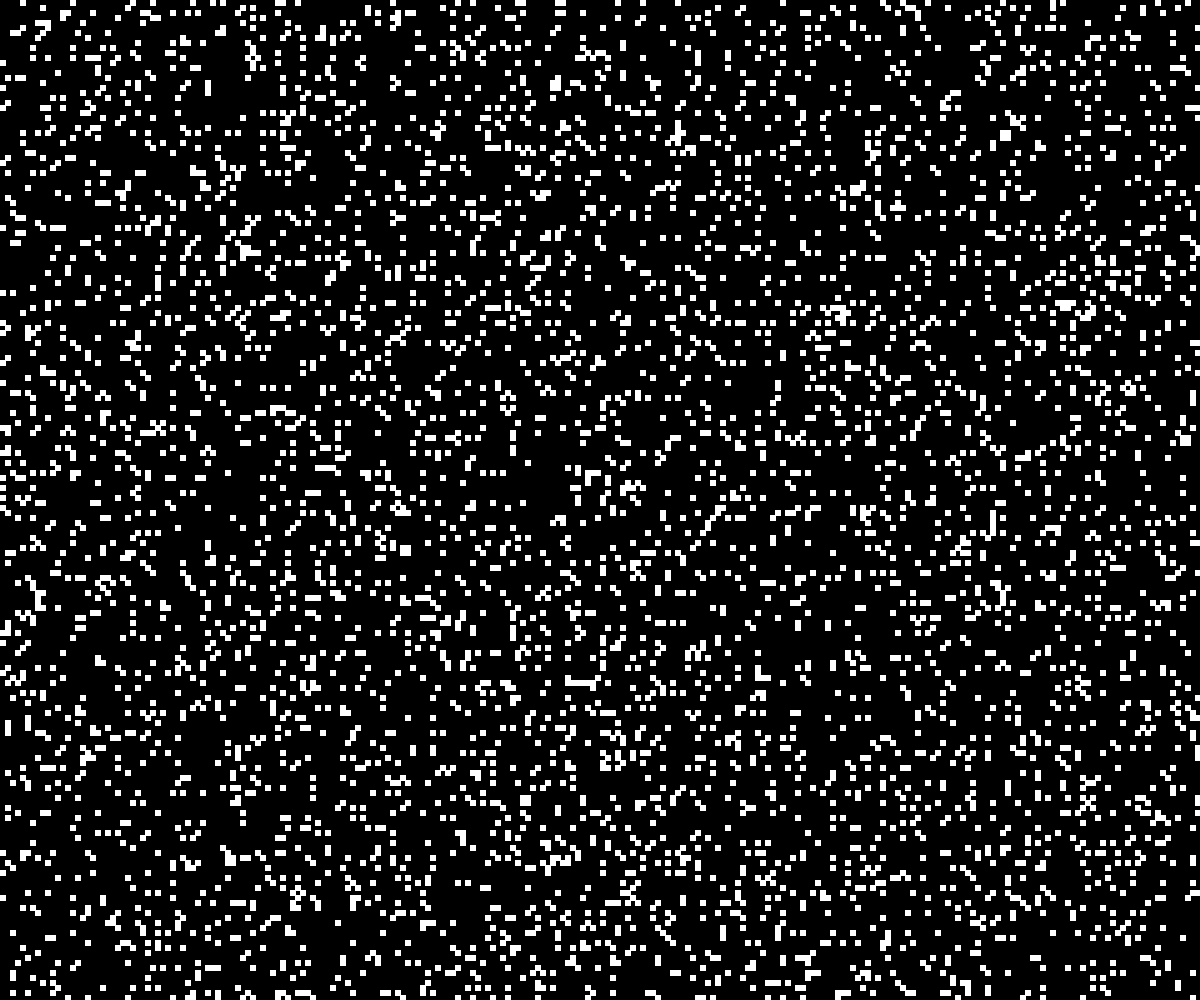
Frame 1 (no input)
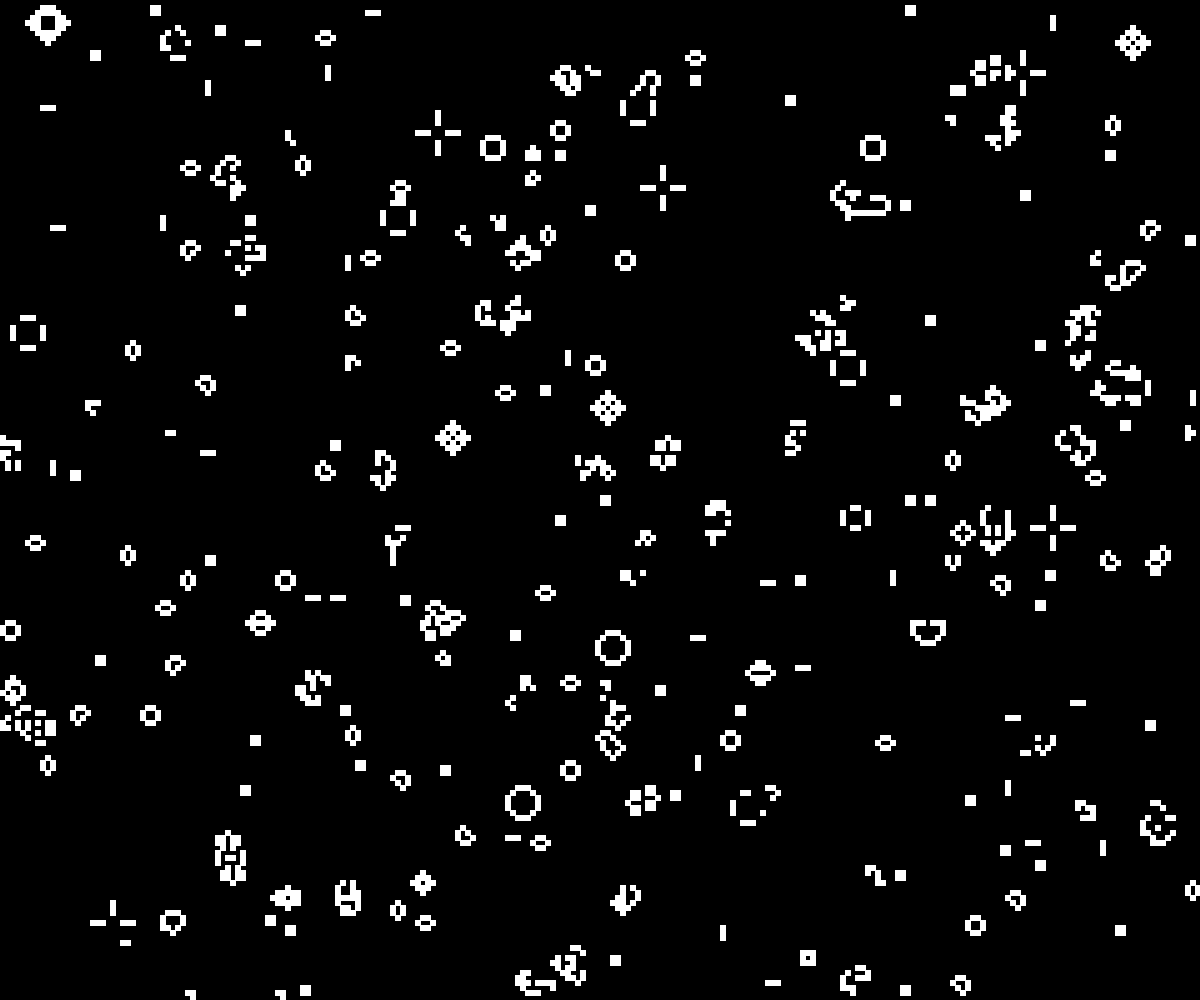
Frame 60 (no input)
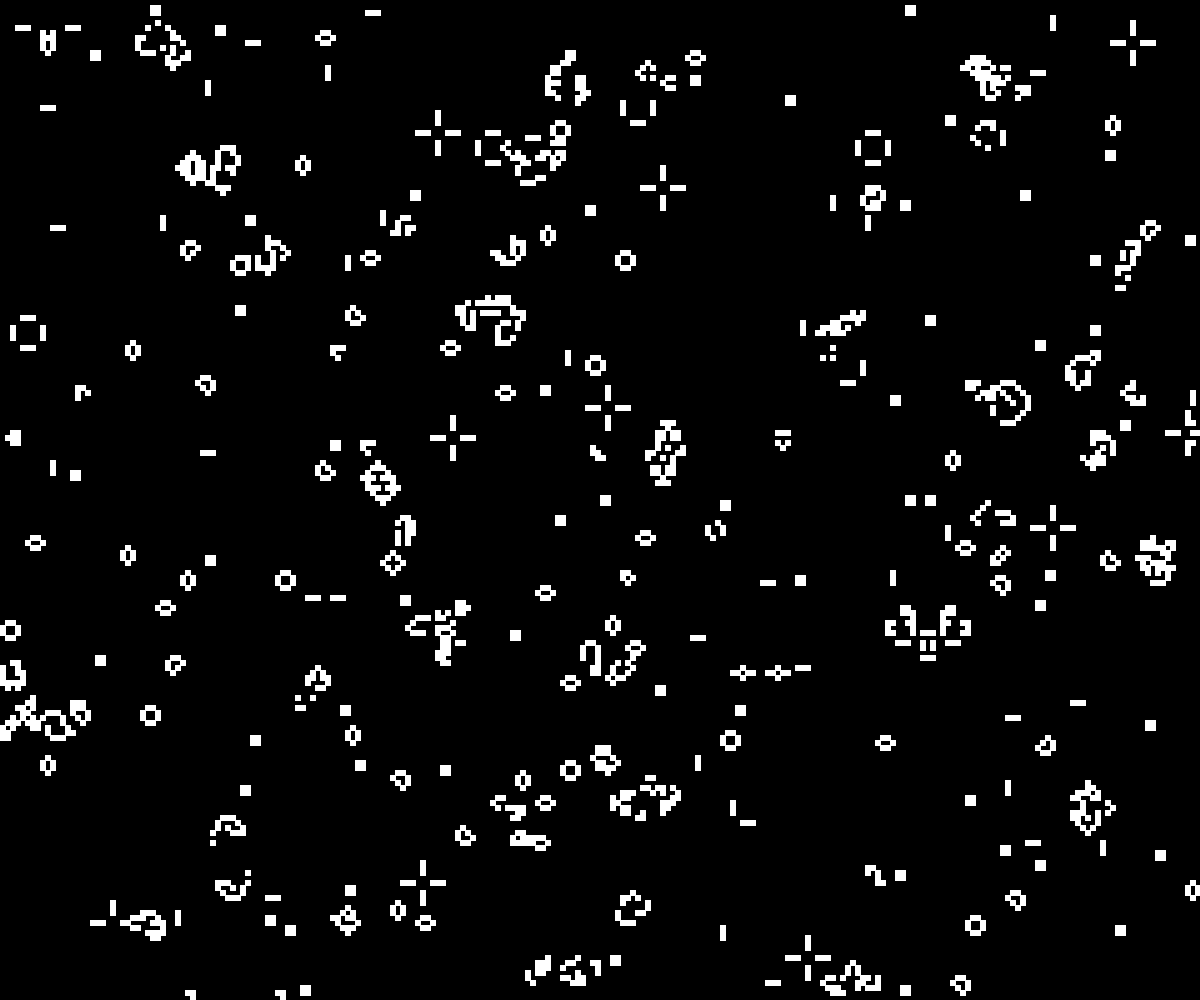
Frame 120 (the mouse pressed at the canvas centre since frame 60)

The p5.js sketch that drew these frames (run headless with seeded random() and noise() and a simulated clock; from frame 60 on, the mouse is pressed at the canvas centre):

// p5.js sketch
// ── sketch.js
var lifes = [];
var t = 0;
var oldLifes = [];
var speedSlider;
var show=false;
function setup() {
  createCanvas(window.innerWidth, window.innerHeight);
  noStroke();
  speedSlider=createSlider(0,20,15);
  for (var x = 0; x < width / 5; x++) {
    lifes[x] = [];
    oldLifes[x] = [];
    for (var y = 0; y < height / 5; y++) {
      if(random(0,1)<0.1) {
        lifes[x][y]=true;
      }else{
        lifes[x][y]=false;
      }
    }
  }
}

function draw() {
  if(show) {
    speedSlider.position(10,10);
  }else{
    speedSlider.position(-2000,0);
  }
  var speed=21-float(speedSlider.value());
  t++;
  newToOld();
  background(0);
  if (t % speed == 0) {
    c();
  }
  d();
}
function keyPressed() {
  if(key=="s") {
		show=!show;
  }
}

// ── func.js
function neighb(x,y) {
  var val=0;
  for(var i=-1;i<2;i++) {
    for(var j=-1;j<2;j++) {
      if(!(i==0 && j==0)) {
        if(x+i<oldLifes.length && x+i>=0 && y+i<oldLifes[x].length && y+i>=0) {
          if(oldLifes[x+i][y+j]){
            val++;
        	}
        }
      }
    }
  }
  return val;
}

function d() {
  fill(255);
  for(var x=0;x<lifes.length;x++){
    for(var y=0;y<lifes[x].length;y++) {
      if(lifes[x][y]) {
        var w=width/lifes.length;
        var h=height/lifes[x].length;
        rect(x*w,y*h,w+1,h+1);
      }
    }
  }
}

function c() {
  for(var x=0;x<oldLifes.length;x++) {
    for(var y=0;y<oldLifes[x].length;y++) {
      if(oldLifes[x][y]) {
        if(neighb(x,y)<2 || neighb(x,y)>3){
					lifes[x][y]=false;
        }
      }else if(neighb(x,y)==3){
        lifes[x][y]=true;
      }
    }
  }
}
function newToOld() {
  for(var x=0;x<lifes.length;x++) {
    for(var y=0;y<lifes[x].length;y++) {
      oldLifes[x][y]=lifes[x][y];
    }
  }
}
